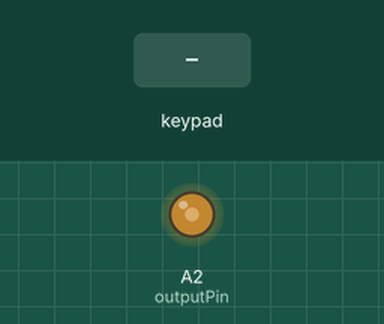
Recording of a sketch running on a simulated Arduino Uno, built with avr-gcc and run on an emulated ATmega328P. On the bench: output pins drawn as LEDs (lit = HIGH). The inputs (shaded band) are chosen by the test bench. What the sketch prints to the serial monitor is not drawn.

Above: at 1.8 s.
1.9 s: key '0' pressed
At 4.1 s:
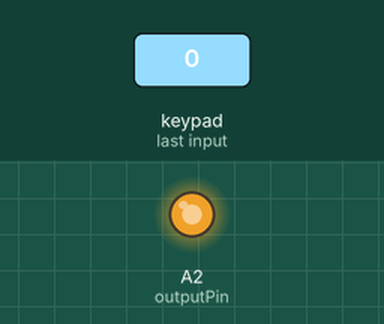
4.4 s: keypad keys 1 2 pressed 0.4 s apart
At 5.4 s:
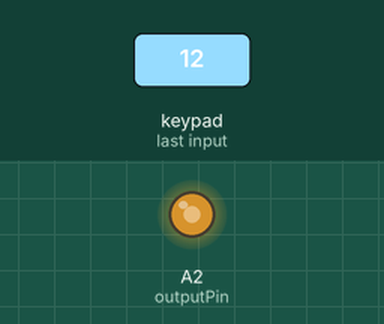
6.7 s: key '1' pressed
At 7.2 s:
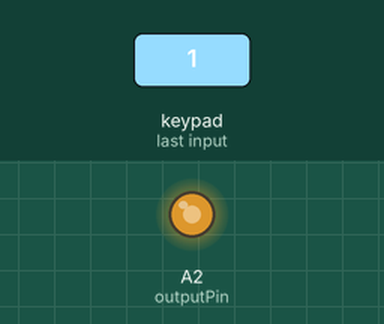
8.3 s: keypad keys 1 2 A pressed 0.4 s apart
At 8.79 s:
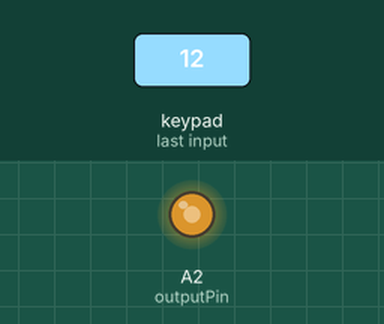
Timing chart, 0 to 11.3 s (numbered marks = the images above; inputs shaded):
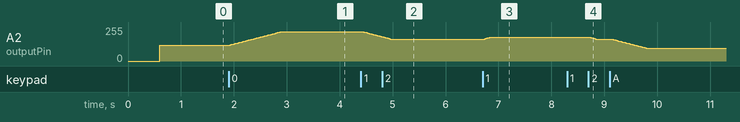

Measured:
- after the input at 1.9 s, A2 (outputPin): moves from 119/255 to 221/255 over 0.98 s, starting at once
- after the input at 4.4 s, A2 (outputPin): moves from 221/255 to 165/255 over 0.53 s, starting at once
- after the input at 6.7 s, A2 (outputPin): 165/255 → 178/255 at once
- after the input at 8.3 s, A2 (outputPin): moves from 178/255 to 96/255 over 1.1 s, starting after 0.44 s

The sketch:

DimmerPaperLamp.ino
```cpp
#include <Wire.h>
#include <RBDdimmer.h>
#include "Adafruit_MPR121.h"

#ifndef _BV
#define _BV(bit) (1 << (bit))
#endif
//Defines for RobotDyn AC dimmer module
#define outputPin  A2
#define zerocross  2 on nano // D2 for boards with CHANGEBLE input pins
//#define irqPin 3 //D3 Note: Dimmer uses interrupt vextor 1, so can't use both interrupts

dimmerLamp dimmer(outputPin); //initialise port for dimmer for MEGA, Leonardo, UNO, Arduino M0, Arduino Zero

Adafruit_MPR121 cap = Adafruit_MPR121();

//Defines for MPR121 touch sensor
// Keeps track of the last pins touched
// so we know when buttons are 'released'
uint16_t lasttouched = 0;
boolean powerONOFF = true;
uint16_t currtouched = 0;

//Non-blocking delay defines
static const uint16_t period = 25;
unsigned long time_now = 0;

//Power level defines for ramp
uint16_t iTargetPower = 0;
uint16_t iCurrentPower = 0;

//bottom pwm is 35 without flicker, highest is 91
//int iOutputPower[12] = {0 /*this one is null*/, 38, 40, 42, 44, 47, 51, 55, 60, 65, 70, 85};
const int iOutputPower[12] PROGMEM = {87,70,65,60,55,51,47,44,42,40,38,0};
void setup() {
  Serial.begin(115200);
  //pinMode(irqPin, INPUT);
  //digitalWrite(irqPin, HIGH); //enable pullup resistor
  delay(500);
  dimmer.begin(NORMAL_MODE, ON); //dimmer initialisation: name.begin(MODE, STATE)
  Serial.println("Dimmer Program is starting...");
  // Default address is 0x5A, if tied to 3.3V its 0x5B
  // If tied to SDA its 0x5C and if SCL then 0x5D
  if (!cap.begin(0x5A))
    {
    Serial.println("MPR121 not found, check wiring?");

    }
  Serial.println("MPR121 found!");
  // Create an interrupt to trigger when a button
  // is hit, the IRQ pin goes low, and the function getNumber is run.
  //attachInterrupt(0,togglePower,LOW);
  dimmer.setState(ON); //name.setState(ON/OFF);
  delay(100);
  //dimmer.setPower(45);
  dimmer.setPower(iOutputPower[6]);
  iCurrentPower = dimmer.getPower();
  iTargetPower = dimmer.getPower(); //set to same as actual power for initial setting
  Serial.print("Booted, setting Power to: ");
  Serial.println(dimmer.getPower());
}

void loop() {
if(millis() - time_now >= period)
  {
  time_now = millis();
  currtouched = cap.touched();
  //Fade power to setting
  iCurrentPower = dimmer.getPower();
  if(iTargetPower > iCurrentPower)
    {
    dimmer.setPower(iCurrentPower + 1);
    }
  if(iTargetPower < iCurrentPower)
    {
    dimmer.setPower(iCurrentPower - 1);
    }
  //Check MPR121 byte and handle inputs
  for (int i = 0; i < 12; i++)
    {
    if((currtouched & _BV(i)) && !(lasttouched & _BV(i)))
      {
      if(i == 11) //if last contact touched turn off
        {
        if(powerONOFF == true)
          {
           dimmer.setState(OFF); //name.setState(ON/OFF);
           powerONOFF = false;
           //Serial.println("Lamp Off");
          }
        }
      if(i != 11) //check which is touched and reference array for output power value
        {
         if(powerONOFF == false)//Only turn on and set power to value if off
            {
            dimmer.setState(ON); //name.setState(ON/OFF);
            powerONOFF = true;
            //Serial.println("Lamp On");
            dimmer.setPower(iOutputPower[i]);
            //Serial.print("Setting Power to: ");
            //Serial.println(dimmer.getPower());
            }
          else  //else set it to fade to the value wanted
            {
            //Serial.print("Setting Target power to: ");
            //Serial.println(iOutputPower[i]);
            iTargetPower = iOutputPower[i];
          }
        }
      }
    }
  lasttouched = currtouched;
  }
}
/*
  if ((currtouched & _BV(11)) && !(lasttouched & _BV(11)))
    {
    if(powerONOFF == true)
      {
       dimmer.setState(OFF); //name.setState(ON/OFF);
       powerONOFF = false;
       Serial.println("Lamp Off");
      }
   }
    //if (cap.touched() & (1 << 10))
    if ((currtouched & _BV(10)) && !(lasttouched & _BV(10)))
      {
      if(powerONOFF == false)
          {
           dimmer.setState(ON); //name.setState(ON/OFF);
           powerONOFF = true;
           Serial.println("Lamp On");
          }
          //if(preVal < 38) //Will never happen
          //  {
            dimmer.setPower(38);
            Serial.print("Setting Power to: ");
            Serial.println(dimmer.getPower());
            return;
           // }
           //if(preVal > 38) //
          //  {
          //
          //  }
          //if(preVal == 38)
          //{

          //}
      }
    //if (cap.touched() & (1 << 9))
    if ((currtouched & _BV(9)) && !(lasttouched & _BV(9)))
      {
      if(powerONOFF == false)
        {
         dimmer.setState(ON); //name.setState(ON/OFF);
         powerONOFF = true;
         Serial.println("Lamp On");
        }
      dimmer.setPower(40);
      Serial.print("Setting Power to: ");
      Serial.println(dimmer.getPower());
      return;
      }
    //if (cap.touched() & (1 << 8))
    if ((currtouched & _BV(8)) && !(lasttouched & _BV(8)))
      {
      if(powerONOFF == false)
          {
           dimmer.setState(ON); //name.setState(ON/OFF);
           powerONOFF = true;
           Serial.println("Lamp On");
          }
      dimmer.setPower(42);
      Serial.print("Setting Power to: ");
      Serial.println(dimmer.getPower());
      return;
      }
    if ((currtouched & _BV(7)) && !(lasttouched & _BV(7)))
    //if (cap.touched() & (1 << 7))
      {
      if(powerONOFF == false)
          {
           dimmer.setState(ON); //name.setState(ON/OFF);
           powerONOFF = true;
           Serial.println("Lamp On");
          }
      dimmer.setPower(44);
      Serial.print("Setting Power to: ");
      Serial.println(dimmer.getPower());
      return;
      }
    if ((currtouched & _BV(6)) && !(lasttouched & _BV(6)))
    //if (cap.touched() & (1 << 6))
      {
      if(powerONOFF == false)
          {
           dimmer.setState(ON); //name.setState(ON/OFF);
           powerONOFF = true;
           Serial.println("Lamp On");
          }
      dimmer.setPower(47);
      Serial.print("Setting Power to: ");
      Serial.println(dimmer.getPower());
      return;
      }
    if ((currtouched & _BV(5)) && !(lasttouched & _BV(5)))
    //if (cap.touched() & (1 << 5))
      {
      if(powerONOFF == false)
          {
           dimmer.setState(ON); //name.setState(ON/OFF);
           powerONOFF = true;
           Serial.println("Lamp On");
          }
      dimmer.setPower(51);
      Serial.print("Setting Power to: ");
      Serial.println(dimmer.getPower());
      return;
      }
    if ((currtouched & _BV(4)) && !(lasttouched & _BV(4)))
    //if (cap.touched() & (1 << 4))
      {
      if(powerONOFF == false)
          {
           dimmer.setState(ON); //name.setState(ON/OFF);
           powerONOFF = true;
           Serial.println("Lamp On");
          }
      dimmer.setPower(55);
      Serial.print("Setting Power to: ");
      Serial.println(dimmer.getPower());
      return;
      }
    if ((currtouched & _BV(3)) && !(lasttouched & _BV(3)))
    //if (cap.touched() & (1 << 3))
      {
      if(powerONOFF == false)
          {
           dimmer.setState(ON); //name.setState(ON/OFF);
           powerONOFF = true;
           Serial.println("Lamp On");
          }
      dimmer.setPower(60);
      Serial.print("Setting Power to: ");
      Serial.println(dimmer.getPower());
      return;
      }
    if ((currtouched & _BV(2)) && !(lasttouched & _BV(2)))
    //if (cap.touched() & (1 << 2))
      {
      if(powerONOFF == false)
          {
           dimmer.setState(ON); //name.setState(ON/OFF);
           powerONOFF = true;
           Serial.println("Lamp On");
          }
      dimmer.setPower(65);
      Serial.print("Setting Power to: ");
      Serial.println(dimmer.getPower());
      return;
      }
    if ((currtouched & _BV(1)) && !(lasttouched & _BV(1)))
    //if (cap.touched() & (1 << 1))
      {
      if(powerONOFF == false)
        {
         dimmer.setState(ON); //name.setState(ON/OFF);
         powerONOFF = true;
         Serial.println("Lamp On");
        }
      dimmer.setPower(70);
      Serial.print("Setting Power to: ");
      Serial.println(dimmer.getPower());
      return;
      }
    if ((currtouched & _BV(0)) && !(lasttouched & _BV(0)))
    //if (cap.touched() & (1 << 0))
      {
      if(powerONOFF == false)
          {
           dimmer.setState(ON); //name.setState(ON/OFF);
           powerONOFF = true;
           Serial.println("Lamp On");
          }
      dimmer.setPower(85);
      Serial.print("Setting Power to: ");
      Serial.println(dimmer.getPower());
      return;
      }
  }
lasttouched = currtouched;
}*/
```
